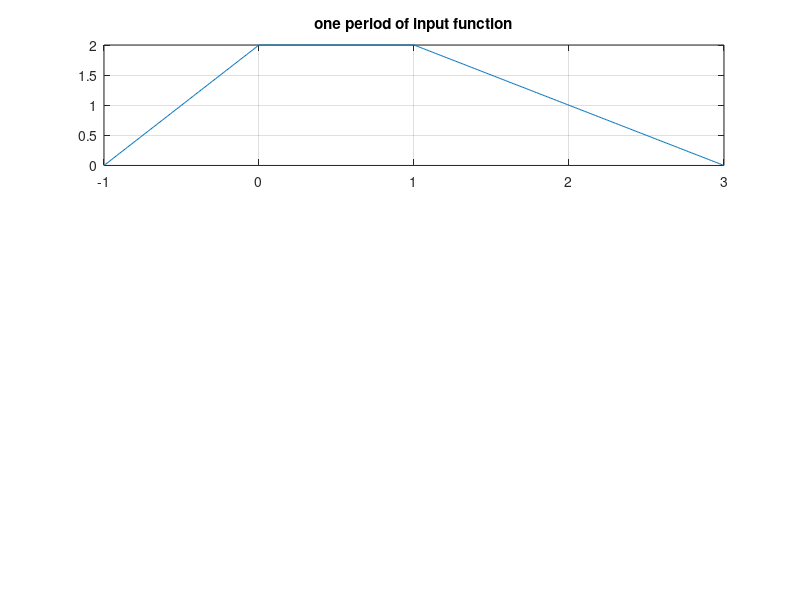

Source code (MATLAB): (Note: this script raises an error after producing the figure.)
clc
clear all
close all

%% initial condition
%This is the funcion that I want to produce
% Just represent one period of the function
input_t=-1:0.01:3;
input_x=(2.*input_t+2).*(input_t<0)+2.*(input_t>=0&input_t<=1)+(3-input_t).*(input_t>1&input_t<3);

figure(1);
subplot(311);
plot(input_t,input_x);
title("one period of input function");
grid on;

%%
[t,y,k,h]=fourier_series(input_t,input_x,1,100);
subplot(312);
plot(t,y);
title("Fourier series representation");
grid on;

subplot(313);
stem(k,h);
title("Fourier series coefficient");
grid on;
